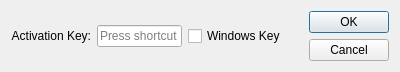
<?xml version="1.0" encoding="UTF-8"?>
<ui version="4.0">
 <class>SettingsDialog</class>
 <widget class="QDialog" name="SettingsDialog">
  <property name="geometry">
   <rect>
    <x>0</x>
    <y>0</y>
    <width>400</width>
    <height>70</height>
   </rect>
  </property>
  <property name="windowTitle">
   <string>Dialog</string>
  </property>
  <layout class="QHBoxLayout" name="horizontalLayout_3">
   <item>
    <layout class="QVBoxLayout" name="verticalLayout">
     <item>
      <spacer name="verticalSpacer_2">
       <property name="orientation">
        <enum>Qt::Vertical</enum>
       </property>
       <property name="sizeHint" stdset="0">
        <size>
         <width>20</width>
         <height>40</height>
        </size>
       </property>
      </spacer>
     </item>
     <item>
      <layout class="QHBoxLayout" name="horizontalLayout_2">
       <item>
        <widget class="QLabel" name="label">
         <property name="text">
          <string>Activation Key:</string>
         </property>
         <property name="alignment">
          <set>Qt::AlignRight|Qt::AlignTrailing|Qt::AlignVCenter</set>
         </property>
        </widget>
       </item>
       <item>
        <widget class="QKeySequenceEdit" name="sequence_Activation"/>
       </item>
       <item>
        <widget class="QCheckBox" name="check_Windows">
         <property name="text">
          <string>Windows Key</string>
         </property>
        </widget>
       </item>
       <item>
        <spacer name="horizontalSpacer_2">
         <property name="orientation">
          <enum>Qt::Horizontal</enum>
         </property>
         <property name="sizeHint" stdset="0">
          <size>
           <width>40</width>
           <height>20</height>
          </size>
         </property>
        </spacer>
       </item>
      </layout>
     </item>
     <item>
      <spacer name="verticalSpacer">
       <property name="orientation">
        <enum>Qt::Vertical</enum>
       </property>
       <property name="sizeHint" stdset="0">
        <size>
         <width>20</width>
         <height>40</height>
        </size>
       </property>
      </spacer>
     </item>
    </layout>
   </item>
   <item>
    <widget class="QDialogButtonBox" name="buttonBox">
     <property name="orientation">
      <enum>Qt::Vertical</enum>
     </property>
     <property name="standardButtons">
      <set>QDialogButtonBox::Cancel|QDialogButtonBox::Ok</set>
     </property>
    </widget>
   </item>
  </layout>
 </widget>
 <resources/>
 <connections>
  <connection>
   <sender>buttonBox</sender>
   <signal>accepted()</signal>
   <receiver>SettingsDialog</receiver>
   <slot>accept()</slot>
   <hints>
    <hint type="sourcelabel">
     <x>248</x>
     <y>254</y>
    </hint>
    <hint type="destinationlabel">
     <x>157</x>
     <y>274</y>
    </hint>
   </hints>
  </connection>
  <connection>
   <sender>buttonBox</sender>
   <signal>rejected()</signal>
   <receiver>SettingsDialog</receiver>
   <slot>reject()</slot>
   <hints>
    <hint type="sourcelabel">
     <x>316</x>
     <y>260</y>
    </hint>
    <hint type="destinationlabel">
     <x>286</x>
     <y>274</y>
    </hint>
   </hints>
  </connection>
 </connections>
</ui>
